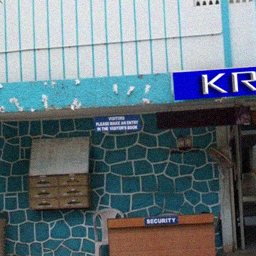
#> input picture Lab10/krishna_0_001.png, 256 x 256 px; the run also reads 1 picture not shown here
$ python nlm.py   (Python 2 division)
#> lines starting #> are read from the running program, lines starting #| are printed output that depends on the picture
import cv2
import numpy as np
from pylab import *

g=cv2.imread("krishna_0_001.png")
#> g is the input picture: shape (256, 256, 3); mean B, G, R 125.6, 117.7, 102.3
f=cv2.imread("krishna.png")

g=np.array(g)
f=np.array(f)

f_hat=np.zeros(f.shape)

g=g/255.0
f=f/255.0
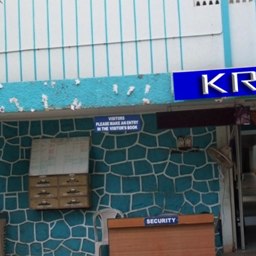
#> f: shape (256, 256, 3) float64; mean B, G, R 0.493, 0.461, 0.401

w,h,c=g.shape
#> w = 256; h = 256; c = 3
wvals=[]
def show(img):
    cv2.imshow("image",img)
    cv2.waitKey(0)
    cv2.destroyAllWindows()

def NLM(Wsim,W,sigNLM,g):

    g=np.pad(g,((Wsim+W,Wsim+W),(Wsim+W,Wsim+W),(0,0)),'constant')
    print g.shape
    for i in range(Wsim+W,w+Wsim+W):
        for j in range(Wsim+W,h+Wsim+W):
            Np = g[i-Wsim:i+Wsim+1,j-Wsim:j+Wsim+1,:]
            Vp = Np.flatten()

            wp=np.zeros((2*W+1,2*W+1))

            for k in range(-W,W+1):
                for l in range(-W,W+1):
                    Nq=g[i+k-Wsim:i+k+Wsim+1,j+l-Wsim:j+l+Wsim+1,:]
                    Vq=Nq.flatten()
                    wp[k+W,l+W] = np.exp(-np.dot(Vp-Vq,Vp-Vq)/(sigNLM*sigNLM))

            wp=wp/sum(sum(wp))
            if((i==63+Wsim+W)):
                if((j==93+Wsim+W)):
                    print wp.shape
	            print wp[:,5]
		    plt.imshow(wp,interpolation='None')
		    plt.show()
		    #show(g[i-10*W:i+10*W+1,j-10*W:j+10*W+1])
		    #plt.show()
            wp=wp.flatten()

            NpWR = g[i-W:i+W+1,j-W:j+W+1,0]
            VpWR = NpWR.flatten()

            NpWG = g[i-W:i+W+1,j-W:j+W+1,1]
            VpWG = NpWG.flatten()

            NpWB = g[i-W:i+W+1,j-W:j+W+1,2]
            VpWB = NpWB.flatten()

            f_hat[i-Wsim-W,j-Wsim-W,0]=np.dot(VpWR,wp);
            f_hat[i-Wsim-W,j-Wsim-W,1]=np.dot(VpWG,wp);
            f_hat[i-Wsim-W,j-Wsim-W,2]=np.dot(VpWB,wp);

    #g=cv2.imread("krishna_0_001.png")
    #g=np.array(g)/255.0

    MSE=np.dot((f-f_hat).flatten(),(f-f_hat).flatten())

    PSNR=10*np.log10(1/MSE)

    print MSE,PSNR

    show(f_hat)
    return f_hat, MSE, PSNR

g=cv2.imread("krishna_0_001.png")
g=np.array(g)/255.0
baselineMSE=np.dot((f-g).flatten(),(f-g).flatten())
#> baselineMSE = 195.1
baselinePSNR=10*np.log10(1/baselineMSE)
#> baselinePSNR = -22.9

Wsim=3; W=5; sigNLM=0.1;

msevals=[]
psnrvals=[]

for sigNLM in range(5,11):
#> (the run stopped early here; a loop or call above may not have finished)
